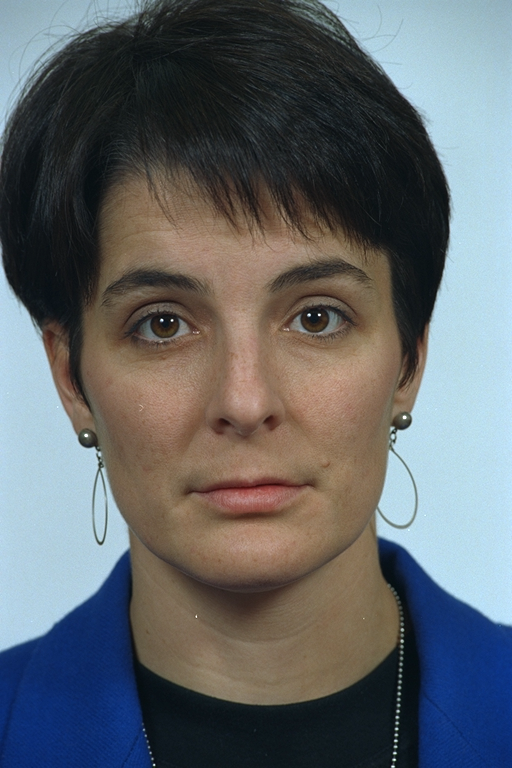
%> input picture Active shape model_Image Processing_Face_detection/Database/1.ppm, 512 x 768 px
$ octave --eval "result = Face_detection(imread('Database/1.ppm'));"   (GNU Octave 9; MATLAB toolbox functions it lacks are replaced by stand-ins)
%> lines starting %> are read from the running program, lines starting %| are printed output that depends on the picture; in (x1, y1, x2, y2) boxes, pixels count from 0 and x2, y2 are one past the last pixel; in counts of white or black regions, pixels touching at a corner belong together; the program's own positions count from 1
### Active shape model_Image Processing_Face_detection/imnormal.m
function result =  imnormal(im)
%This function is used to normalize the image to [0,255]
%im should be gray image

immin = min(min(im));
immax = max(max(im));
result = (im-immin)/(immax-immin)*255;

### Active shape model_Image Processing_Face_detection/redrectangle.m
function result = redrectangle(im,p1,p2,p3,p4,theta)
%This function is used to make the image pixel become red
[M,N,P] = size(im);
%Rotate the upper horizontal line
L = abs(p1(2)-p2(2))+1;
W = abs(p1(1)-p3(1))+1;

x = [p1(1)*ones(1,L),p1(1):p3(1),p3(1)*ones(1,L),p2(1):p4(1)]-p1(1);
y = [p1(2):p2(2),p1(2)*ones(1,W),p3(2):p4(2),p2(2)*ones(1,W)]-p1(2);

temp = [cos(theta), -sin(theta);sin(theta), cos(theta)]*[x;y];
x = round(temp(1,:))+p1(1);
y = round(temp(2,:))+p1(2);
x = max(x,1);
x = min(x,M);
y = max(y,1);
y = min(y,N);
for i = 1:length(y)
    im(x(i),y(i),1) = 255;
    im(x(i),y(i),2) = 0;
    im(x(i),y(i),3) = 0;
end
result = im;

### Active shape model_Image Processing_Face_detection/MMask.m
function MouthMask = MMask(im,eye1,eye2)
%This function is used to generate a mask to help detect the mouth in the
%face
eye1x = eye1(1);
eye1y = eye1(2);
eye2x = eye2(1);
eye2y = eye2(2);
[M,N,P] = size(im);
eyem = round((eye1+eye2)/2);
dis = round(sqrt((eye1x-eye2x)^2+(eye1y-eye2y)^2))*1.2;
mouthtemp = [eyem(1)+dis,eyem(2)];
MouthMask= zeros(M,N);
% templ = uint8(round(N/4));
templ = round(N/4);
l1 = uint16(mouthtemp(1)-templ);
l2 = uint16(mouthtemp(1)+templ);
r1 = uint16(mouthtemp(2)-templ);
r2 = uint16(mouthtemp(2)+templ);
if l1<=1
    l1=1;
end
if l2>M
    l2=M;
end
if r1<=1
    r1=1;
end
if r2>N
    r2=N;
end
MouthMask(l1:l2,r1:r2) = 1;

### Active shape model_Image Processing_Face_detection/Face_detection.m
function [eye1,eye2,mouth,showim] = Face_detection(im)
[M,N,C] = size(im);
imycbcr = rgb2ycbcr(im);
%> imycbcr: size 768x512x3 uint8; mean of channels 1, 2, 3 102.8, 130.1, 125.9

Y = double(imycbcr(:,:,1));
y = uint8(Y);
y = imnormal(y);
%> in imnormal, `immin = min(min(im));`: immin = 24
%> in imnormal, `immax = max(max(im));`: immax = 235
Cb = double(imycbcr(:,:,2));
cb = uint8(Cb);
cb = imnormal(cb);
Cr = double(imycbcr(:,:,3));
cr = uint8(Cb);
cr = imnormal(cr);

%-----------------------Compute the Eye Map C-------------
%Cr^2
Cr_sq = imnormal(Cr.^2);
cr_sq =uint8(Cr_sq);

%Cb^2
Cb_sq = imnormal((255-Cr).^2);
cb_sq =uint8(Cb_sq);

%Cb/Cr
Cb_Cr = imnormal(Cb./Cr);
cb_cr =uint8(Cb_Cr);
EyeMapC = (Cr_sq + Cb_sq + Cb_Cr)/3;    %average

%EyeMapC
EyeMapC = imnormal(EyeMapC);
eyemapc = uint8(EyeMapC);
%Use histogram equalization to enhance the result
eyemapc_hist_eq = double(histeq(eyemapc));
eyemapc_hist_eq_invert = uint8(eyemapc_hist_eq);
%-----------------------End of Computing the Eye Map C-------------

%-----------------------Compute the Eye Map L----------------------
se = strel('disk',5);               %disk of radius 5

 % dialate
Y_dia = imdilate(Y,se);
y_dia =uint8(Y_dia);

 % erode
Y_ero = imerode(Y,se);
y_ero =uint8(Y_ero);

%EyeMapL
EyeMapL = Y_dia./(Y_ero+0.1);
EyeMapL = imnormal(EyeMapL);
eyemapl = uint8(EyeMapL);
%Use histogram equalization to enhance the result
eyemapl_hist_eq = double(histeq(eyemapl));
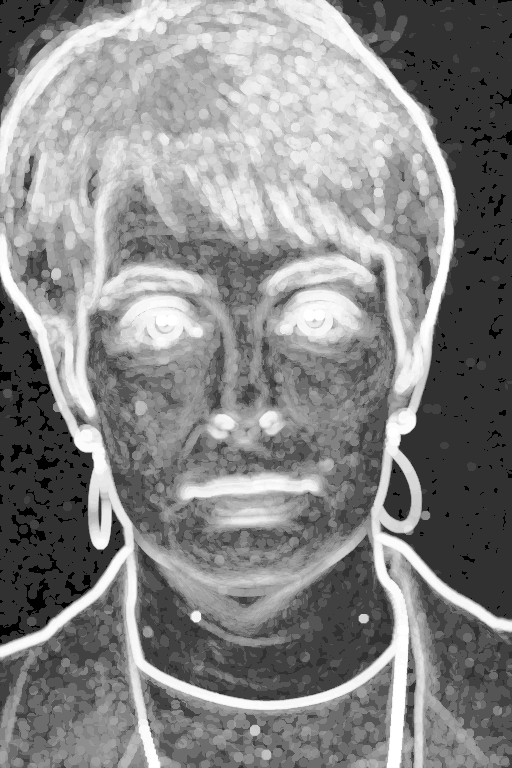
%> eyemapl_hist_eq: size 768x512 double; min 0, max 255, mean 134.5
eyemapl_hist_eq_invert = uint8(eyemapl_hist_eq);

%-----------------------End of Computing the Eye Map L-------------

%------------------------Combine as Eye Map--------------------
initial_eyemap = imnormal(EyeMapC.*EyeMapL);
initial_eyemap = uint8(initial_eyemap);
%Dilate
EyeMap = imdilate(initial_eyemap,strel('disk',3));
eyemap_hist_eq = double(histeq(EyeMap));
eyemap_hist_eq_invert = uint8(eyemap_hist_eq);
e_map = double(eyemap_hist_eq_invert);
%------------------------End of Combine as Eye Map--------------------

%-------------Masked, normally eyes appear in the following area-----
mask = zeros(M,N);
left = round(N/6);
right = round(5*N/6);
GRx = 1:M;
GRy = normpdf(GRx,round(M/2.5),M/4);
mask(:,left:right)=repmat(GRy',1,right-left+1);
GCx = repmat(1:left,M,1);
GCy = normpdf(GCx,0,left/3);
for i=1:M
    GCy(i,:) = GCy(i,:)/GCy(i,1)*mask(i,left);
end
[tempM,tempN]=size(GCy);
mask(:,right:(right+tempN-1)) = GCy;
%> mask: size 768x512 double; min 0, max 0.00208, mean 0.000898
mask(:,(left-tempN+1):left) = fliplr(GCy);
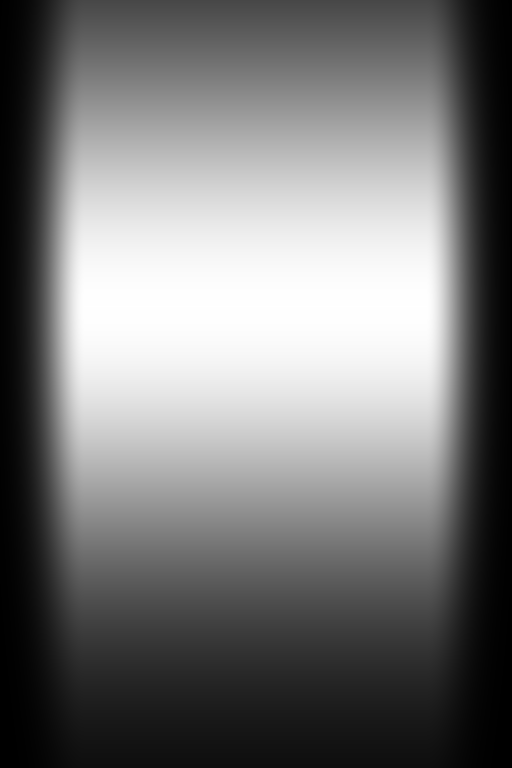
%> mask: size 768x512 double; min 0, max 0.00208, mean 0.000979; drawn with min black and max white
mEyeMap = imnormal(e_map.*mask);
subplot(4,5,16);imshow(mEyeMap,[]);title('Eye Area');
 %figure;imshow(mEyeMap,[]);
 %figure;imshow(mEyeMap,[]);

%---------------------eye area-------------
template = ones(5,5);
mEyeMap = conv2(mEyeMap,template,'same');
% figure;imshow(mEyeMap,[]);
[tempinx,tempiny] = find(mEyeMap == max(max(mEyeMap)));
%> tempinx = [314; 314; 314; 314]; tempiny = [310; 311; 312; 313]
index_e1x = tempinx(1);
%> index_e1x = 314
index_e1y = tempiny(1);
%> index_e1y = 310

%Mask out the first eye and mark the second eye
halfm = round(N/7);
masktemp = ones(M,N);
masktemp((index_e1x-halfm):(index_e1x+halfm),(index_e1y-halfm):(index_e1y+halfm)) = 0;
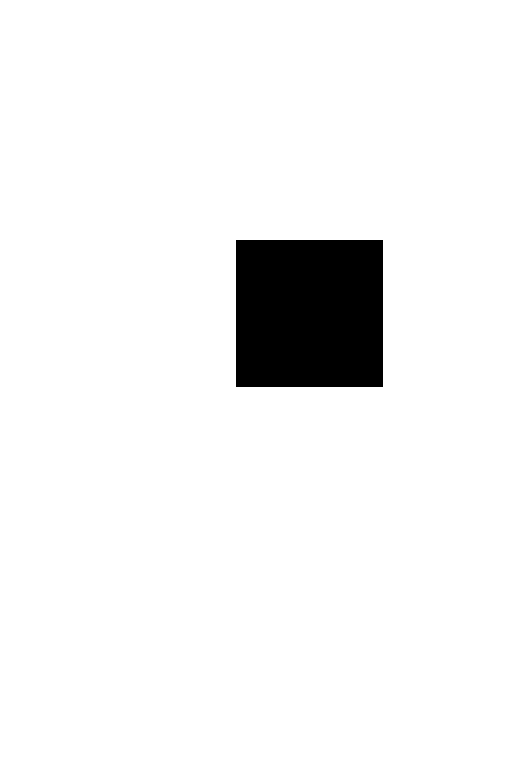
%> masktemp: size 768x512 double; values 0 (black) and 1 (white), 94.5% white; 1 black region, box (x1, y1, x2, y2) and area: (236, 240, 383, 387) 21609
mEyeMap= mEyeMap.*masktemp;
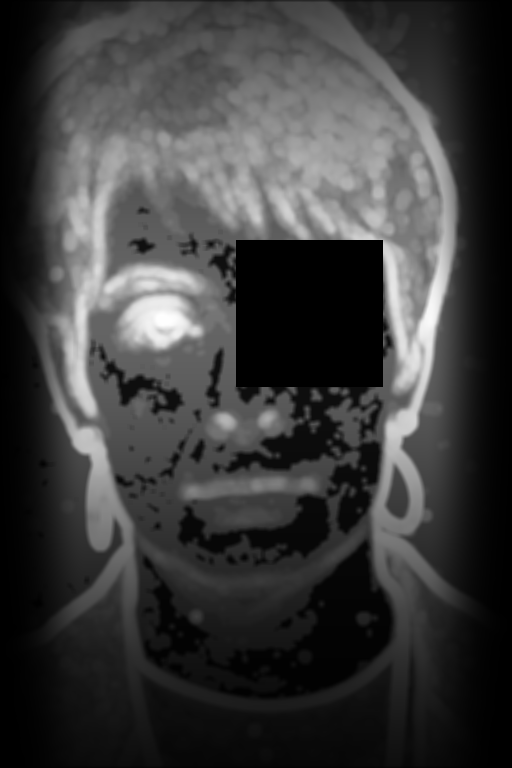
%> mEyeMap: size 768x512 double; min 0, max 6370, mean 1504.8; drawn with min black and max white
[tempinx,tempiny] = find(mEyeMap == max(max(mEyeMap)));
%> tempinx = [316; 316; 316; 316]; tempiny = [161; 162; 163; 164]
index_e2x = tempinx(1);
%> index_e2x = 316
index_e2y = tempiny(1);
%> index_e2y = 161

%change the eye index
if index_e2y < index_e1y
    temp = index_e2y;
%> temp = 161
    index_e2y = index_e1y;
%> index_e2y = 310
    index_e1y = temp;
%> index_e1y = 161
    temp = index_e2x;
%> temp = 316
    index_e2x = index_e1x;
%> index_e2x = 314
    index_e1x = temp;
%> index_e1x = 316
end

theta = atan((index_e1x-index_e2x)/(index_e2y-index_e1y));
%> theta = 0.0134
%retangle to mark the eyes
halfl = round(N/9);
halfw = round(N/18);
luc = [index_e1x-halfw,index_e1y-halfl];
%> luc = [288 104]
ruc = [index_e1x-halfw,index_e1y+halfl];
%> ruc = [288 218]
llc = [index_e1x+halfw,index_e1y-halfl];
%> llc = [344 104]
rlc = [index_e1x+halfw,index_e1y+halfl];
%> rlc = [344 218]
showim = im;
%> showim is the input picture: size 768x512x3 uint8; mean R, G, B 97.8, 102, 105.2
showim = redrectangle(showim,luc,ruc,llc,rlc,theta);
%> in redrectangle, `L = abs(p1(2)-p2(2))+1;`: L = 115
%> in redrectangle, `W = abs(p1(1)-p3(1))+1;`: W = 57
%> in redrectangle, `temp = [cos(theta), -sin(theta);sin(theta), cos(theta)]*[x;y];`: temp = 344 columns, first 8: [0 -0.0134 -0.0268 -0.0403 -0.0537 -0.0671 -0.0805 -0.094; 0 1 2 3 4 5 6 7]
%> in redrectangle, `x = round(temp(1,:))+p1(1);`: x = 344 values, max 344 at index 172, min 286 at index 113, mean 315.2
%> in redrectangle, `y = round(temp(2,:))+p1(2);`: y = 344 values, max 219 at index 287, min 104 at index 1, mean 161.4
%> after the loop in redrectangle, `for i = 1:length(y)`:
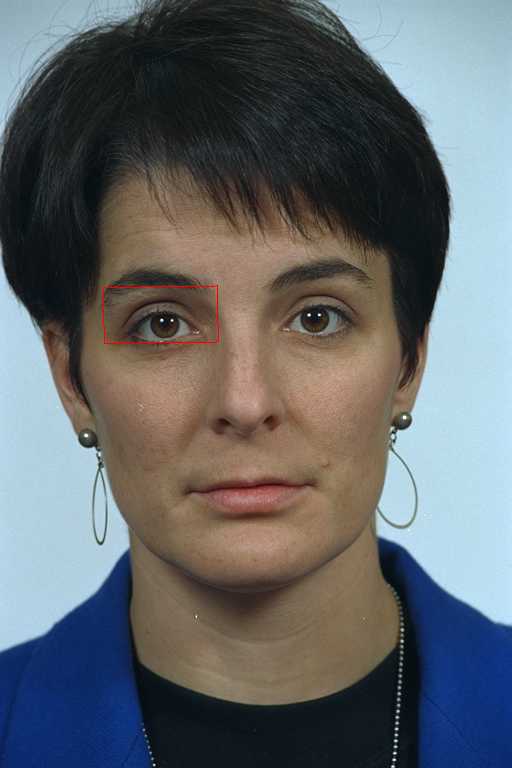
%> im: size 768x512x3 uint8; 0.09% of pixels changed, all inside (x1, y1, x2, y2) = (103, 285, 219, 344)
% figure;imshow(im,[]);
luc = [index_e2x-halfw,index_e2y-halfl];
%> luc = [286 253]
ruc = [index_e2x-halfw,index_e2y+halfl];
%> ruc = [286 367]
llc = [index_e2x+halfw,index_e2y-halfl];
%> llc = [342 253]
rlc = [index_e2x+halfw,index_e2y+halfl];
%> rlc = [342 367]
showim = redrectangle(showim,luc,ruc,llc,rlc,theta);
%> call 2 of redrectangle, with p1 = [286 253], p2 = [286 367], p3 = [342 253], p4 = [342 367], theta = 0.0134
%> in redrectangle (call 2), `x = round(temp(1,:))+p1(1);`: x = 344 values, max 342 at index 172, min 284 at index 113, mean 313.2
%> in redrectangle (call 2), `y = round(temp(2,:))+p1(2);`: y = 344 values, max 368 at index 287, min 253 at index 1, mean 310.4
%> after the loop in redrectangle (call 2), `for i = 1:length(y)`:
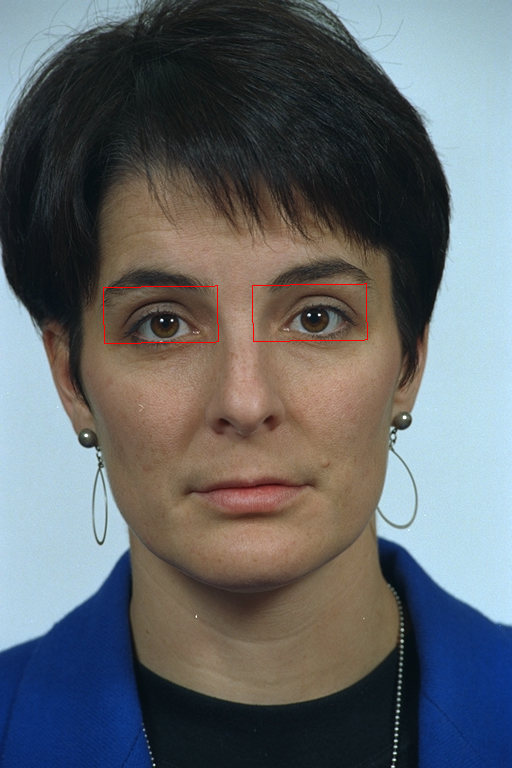
%> im: size 768x512x3 uint8; 0.09% of pixels changed, all inside (x1, y1, x2, y2) = (252, 283, 368, 342)

% Use mouth map to detect mouth automatically
term1 = imnormal(Cr.^2);
term2 = imnormal(Cr./Cb);
MouthMap = term1.*(term1-0.2*term2).^2;
MouthMap = imnormal(imdilate(MouthMap,strel('disk',3)));
subplot(4,5,18);imshow(MouthMap,[]);title('Mouth Area');
% figure;imshow(MouthMap,[]);

eye1 = [index_e1x,index_e1y];
%> eye1 = [316 161]
eye2 = [index_e2x,index_e2y];
%> eye2 = [314 310]
MouthMask = MMask(im,eye1,eye2);
%> in MMask, `eye1x = eye1(1);`: eye1x = 316
%> in MMask, `eye1y = eye1(2);`: eye1y = 161
%> in MMask, `eye2x = eye2(1);`: eye2x = 314
%> in MMask, `eye2y = eye2(2);`: eye2y = 310
%> in MMask, `eyem = round((eye1+eye2)/2);`: eyem = [315 236]
%> in MMask, `dis = round(sqrt((eye1x-eye2x)^2+(eye1y-eye2y)^2))*1.2;`: dis = 178.8
%> in MMask, `mouthtemp = [eyem(1)+dis,eyem(2)];`: mouthtemp = [493.8 236]
%> in MMask, `l1 = uint16(mouthtemp(1)-templ);`: l1 = 366
%> in MMask, `l2 = uint16(mouthtemp(1)+templ);`: l2 = 622
%> in MMask, `r1 = uint16(mouthtemp(2)-templ);`: r1 = 108
%> in MMask, `r2 = uint16(mouthtemp(2)+templ);`: r2 = 364
%> in MMask, `MouthMask(l1:l2,r1:r2) = 1;`:
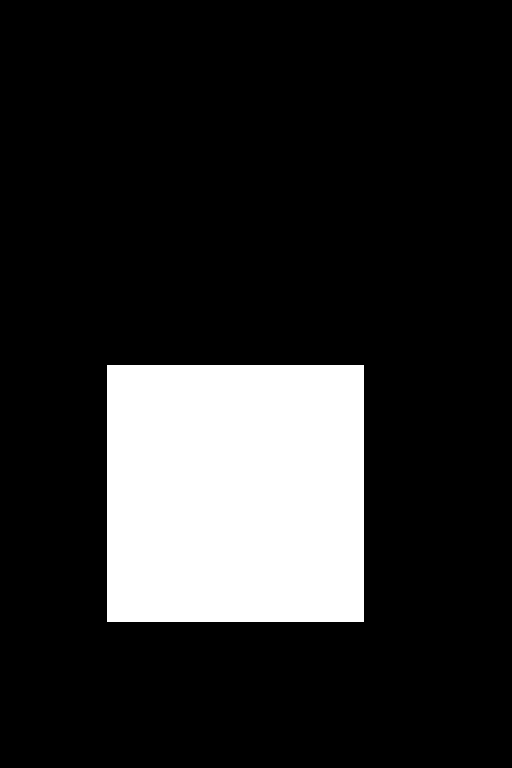
%> MouthMask: size 768x512 double; values 0 (black) and 1 (white), 16.8% white; 1 white region, box (x1, y1, x2, y2) and area: (107, 365, 364, 622) 66049
MouthMap = MouthMap.*MouthMask;
% figure;imshow(MouthMap,[]);
[tempinx,tempiny] = find(MouthMap == max(max(MouthMap)));
%> tempinx = 21 values from 490 to 494; tempiny = 21 values from 244 to 248
index_mx = tempinx(1);
%> index_mx = 491
index_my = tempiny(1);
%> index_my = 244

mouth = [index_mx,index_my];
%> mouth = [491 244]

halfw = round(1.2*halfw);
halfl = round(1.8*halfl);
luc = [index_mx-halfw,index_my-halfl];
%> luc = [457 141]
ruc = [index_mx-halfw,index_my+halfl];
%> ruc = [457 347]
llc = [index_mx+halfw,index_my-halfl];
%> llc = [525 141]
rlc = [index_mx+halfw,index_my+halfl];
%> rlc = [525 347]
showim = redrectangle(showim,luc,ruc,llc,rlc,theta);
%> `result = Face_detection(imread('Database/1.ppm'));`: result = [316 161]

 %----------display ------------
subplot(4,5,1);imshow(im);title('Input image');
subplot(4,5,2);imshow(imycbcr);title('ycbcr');
subplot(4,5,3);imshow(y);title('Y');
subplot(4,5,4);imshow(cb);title('Cb');
subplot(4,5,5);imshow(cr);title('Cr');
subplot(4,5,6);imshow(cr_sq);title('Cr^2');
subplot(4,5,7);imshow(cb_sq);title('Cb^2');
subplot(4,5,8);imshow(cb_cr);title('Cb/Cr');
subplot(4,5,9);imshow(eyemapc_hist_eq_invert);title('EyeMapC');
subplot(4,5,10);imshow(y_dia);title('Y Dialate');
subplot(4,5,11);imshow(y_ero);title('Y Erode');
subplot(4,5,12);imshow(eyemapl_hist_eq_invert);title('EyeMapL');
subplot(4,5,13);imshow(initial_eyemap);title('Initial eyemap');
subplot(4,5,14);imshow(eyemap_hist_eq_invert);title('EyeMap');
subplot(4,5,15);imshow(mask,[]);title('Mask');
subplot(4,5,17);imshow(mEyeMap,[]);title('Masked Eye');
subplot(4,5,19);imshow(MouthMap,[]);title('Masked Mouth');
subplot(4,5,20);imshow(showim,[]);title('EYES & MOUTH');
figure ; imshow(showim,[]);title('EYES & MOUTH');
figure;

%------------------End of Display---------------

$ run again, on Active shape model_Image Processing_Face_detection/Database/2.ppm
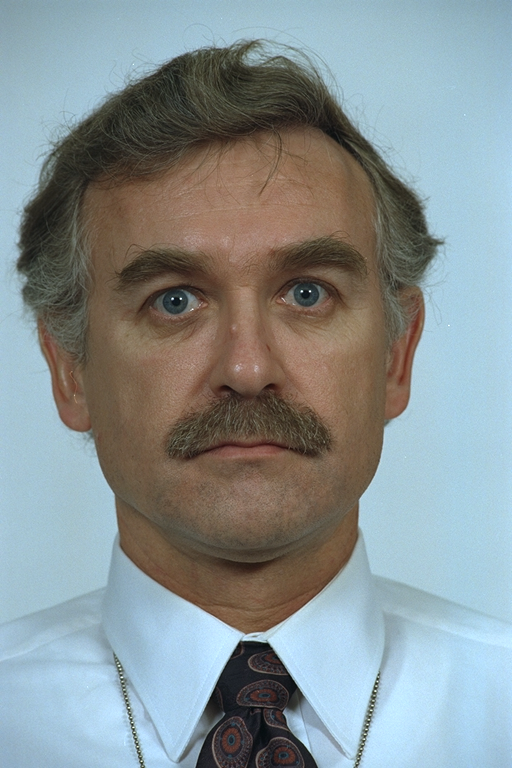
%> input picture Active shape model_Image Processing_Face_detection/Database/2.ppm, 512 x 768 px
%> imycbcr: size 768x512x3 uint8; mean of channels 1, 2, 3 138.3, 130.2, 123.7
%> immin = 21
%> immax = 235
%> in Face_detection, `[tempinx,tempiny] = find(mEyeMap == max(max(mEyeMap)));`: tempinx = [303; 303; 303; 303; 303; 303; 303; 303; 303; 303]; tempiny = [172; 173; 174; 175; 176; 177; 178; 179; 180; 181]
%> index_e1x = 303
%> index_e1y = 172
%> masktemp: size 768x512 double; values 0 (black) and 1 (white), 94.5% white; 1 black region, box (x1, y1, x2, y2) and area: (98, 229, 245, 376) 21609
%> in Face_detection, `[tempinx,tempiny] = find(mEyeMap == max(max(mEyeMap)));`: tempinx = [296; 296; 296; 296; 296; 296; 296; 296; 296; 296; 296; 296]; tempiny = [301; 302; 303; 304; 305; 306; 307; 308; 309; 310; 311; 312]
%> index_e2x = 296
%> index_e2y = 301
%> theta = 0.0542
%> in Face_detection, `luc = [index_e1x-halfw,index_e1y-halfl];`: luc = [275 115]
%> in Face_detection, `ruc = [index_e1x-halfw,index_e1y+halfl];`: ruc = [275 229]
%> in Face_detection, `llc = [index_e1x+halfw,index_e1y-halfl];`: llc = [331 115]
%> in Face_detection, `rlc = [index_e1x+halfw,index_e1y+halfl];`: rlc = [331 229]
%> in Face_detection, showim is the input picture: size 768x512x3 uint8; mean R, G, B 135.5, 145, 146.7
%> L = 115
%> W = 57
%> temp = 344 columns, first 8: [0 -0.0542 -0.108 -0.163 -0.217 -0.271 -0.325 -0.379; 0 0.999 2 3 3.99 4.99 5.99 6.99]
%> x = 344 values, max 331 at index 172, min 269 at index 103, mean 299.9
%> in redrectangle, `y = round(temp(2,:))+p1(2);`: y = 344 values, max 232 at index 287, min 115 at index 1, mean 173.5
%> in Face_detection, `luc = [index_e2x-halfw,index_e2y-halfl];`: luc = [268 244]
%> in Face_detection, `ruc = [index_e2x-halfw,index_e2y+halfl];`: ruc = [268 358]
%> in Face_detection, `llc = [index_e2x+halfw,index_e2y-halfl];`: llc = [324 244]
%> in Face_detection, `rlc = [index_e2x+halfw,index_e2y+halfl];`: rlc = [324 358]
%> x = 344 values, max 324 at index 172, min 262 at index 103, mean 292.9
%> in redrectangle (call 2), `y = round(temp(2,:))+p1(2);`: y = 344 values, max 361 at index 287, min 244 at index 1, mean 302.5
%> after the loop in redrectangle (call 2), `for i = 1:length(y)`:
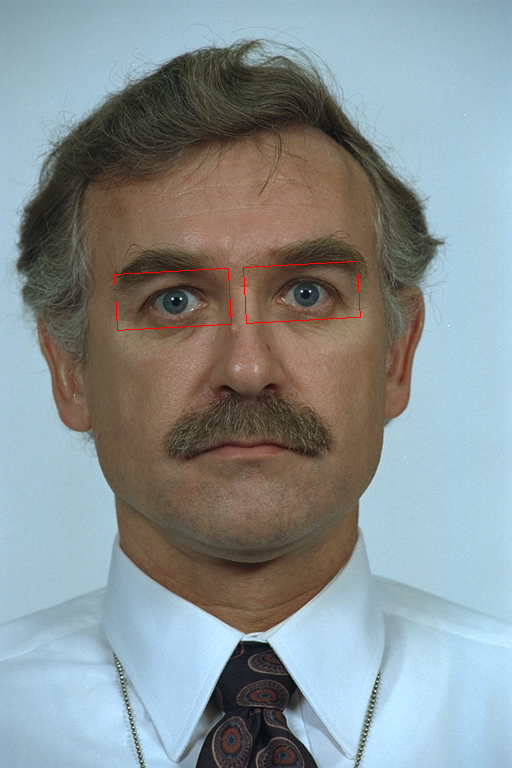
%> im: size 768x512x3 uint8; mean R, G, B 135.8, 144.9, 146.6
%> eye1 = [303 172]
%> eye2 = [296 301]
%> eye1x = 303
%> eye1y = 172
%> eye2x = 296
%> eye2y = 301
%> eyem = [300 237]
%> dis = 154.8
%> mouthtemp = [454.8 237]
%> l1 = 327
%> l2 = 583
%> r1 = 109
%> r2 = 365
%> in MMask, `MouthMask(l1:l2,r1:r2) = 1;`:
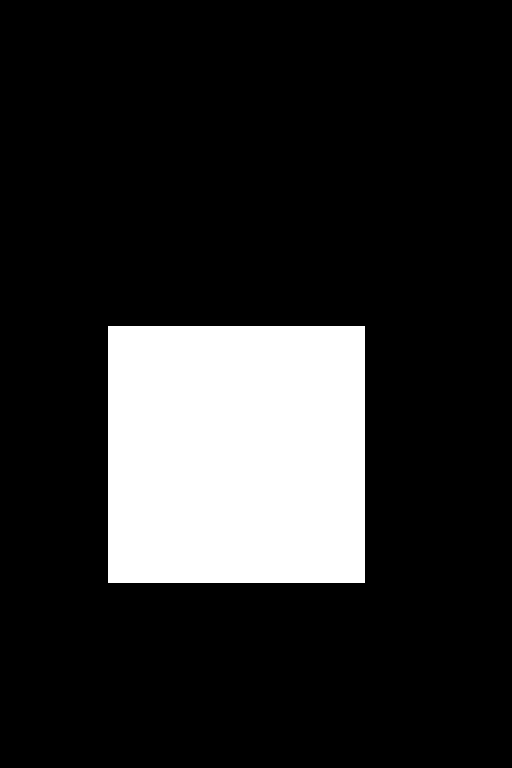
%> MouthMask: size 768x512 double; values 0 (black) and 1 (white), 16.8% white; 1 white region, box (x1, y1, x2, y2) and area: (108, 326, 365, 583) 66049
%> in Face_detection, `[tempinx,tempiny] = find(MouthMap == max(max(MouthMap)));`: tempinx = 41 values from 451 to 455; tempiny = 41 values from 265 to 273
%> index_mx = 452
%> index_my = 265
%> mouth = [452 265]
%> in Face_detection, `luc = [index_mx-halfw,index_my-halfl];`: luc = [418 162]
%> in Face_detection, `ruc = [index_mx-halfw,index_my+halfl];`: ruc = [418 368]
%> in Face_detection, `llc = [index_mx+halfw,index_my-halfl];`: llc = [486 162]
%> in Face_detection, `rlc = [index_mx+halfw,index_my+halfl];`: rlc = [486 368]
%> `result = Face_detection(imread('Database/1.ppm'));`: result = [303 172]
